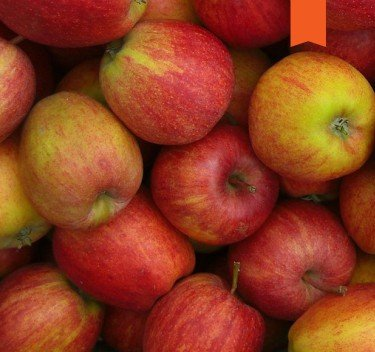
#> input picture sample_images/apple.jpg, 375 x 352 px
$ python create_jigsaw_pieces.py ../sample_images/apple.jpg 100
#> lines starting #> are read from the running program, lines starting #| are printed output that depends on the picture; after the words box and inside, x2 and y2 are one past the last pixel; in counts of white or black regions, pixels touching at a corner belong together

import os
from argparse import ArgumentParser
from configparser import ConfigParser


import requests
import numpy as np
import cv2
import random
from random import uniform

DEFAULT_CONFIG = {
    "config": {
        "output_path": "jigsaw_pieces",
        "debug": True
    }
}

def load_image(path):
    """
    Load an image from a given path or URL.

    Parameters:
    path (str): File path or URL of the image to be loaded.

    Returns:
    numpy.ndarray: The loaded image.

    Raises:
    requests.HTTPError: If an HTTP error occurs while loading from a URL.
    FileNotFoundError: If the file path is invalid.
    IOError: If the image cannot be loaded.
    """
#> called with path = '../sample_images/apple.jpg'
    try:
        if path.startswith(('http://', 'https://', 'www.')):
            response = requests.get(path)
            response.raise_for_status()
            img = cv2.imdecode(np.frombuffer(response.content, np.uint8), cv2.IMREAD_COLOR)
        else:
            if not os.path.isfile(path):
                raise FileNotFoundError(f"File not found: {path}")
            img = cv2.imread(path, cv2.IMREAD_COLOR)
#> img is the input picture: shape (352, 375, 3); mean B, G, R 30.9, 60.9, 141.9

        if img is None:
            raise IOError("Failed to load image.")

        return img
    except requests.HTTPError as e:
        raise IOError(f"HTTP error occurred: {e}")
    except Exception as e:
        raise IOError(f"Error loading image: {e}")


def handle_size_mismatch(img, pixels, size_mismatch):
    """
    Handle the size mismatch in an image based on the specified strategy.

    Parameters:
    - img (numpy.ndarray): The image to be processed.
    - pixels (int): The pixel dimensions to be matched.
    - size_mismatch (str): Strategy for handling size mismatch - 'crop', 'black', 'white', or 'stretch'.

    Returns:
    - numpy.ndarray: The processed image.

    Raises:
    - ValueError: If size mismatch handling is not specified correctly.
    """
#> called with pixels = 100, size_mismatch = 'crop'
    height, width, _ = img.shape
#> height = 352; width = 375
    width_mismatch = width % pixels
#> width_mismatch = 75
    height_mismatch = height % pixels
#> height_mismatch = 52

    if not width_mismatch and not height_mismatch:
        return img

    if size_mismatch is None:
        raise ValueError("Size mismatch handling strategy not specified.")

    if size_mismatch == "crop":
        return img[:height - height_mismatch, :width - width_mismatch]
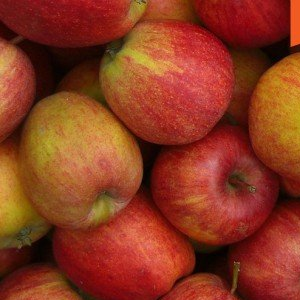
#> returned value: shape (300, 300, 3); mean of channels 0, 1, 2 31.6, 56.9, 139.4; drawn as B, G, R

    if size_mismatch in ["black", "white"]:
        new_width = width + (pixels - width_mismatch) % pixels
        new_height = height + (pixels - height_mismatch) % pixels
        new_img = np.full((new_height, new_width, 3), 255 if size_mismatch == "white" else 0, dtype=np.uint8)
        new_img[(new_height - height) // 2:(new_height + height) // 2,
                (new_width - width) // 2:(new_width + width) // 2] = img
        return new_img

    if size_mismatch == "stretch":
        new_width = width + pixels - width_mismatch
        new_height = height + pixels - height_mismatch
        return cv2.resize(img, (new_width, new_height))

    raise ValueError("Invalid size mismatch handling strategy. Choose from 'crop', 'black', 'white', or 'stretch'.")


def crop_image_around_lines(image, lines, overlap, rotate=False):
    """
    Isolates a region in an image based on provided lines. The area inside the lines is opaque, while the area outside is black and transparent.

    Parameters:
    - image (numpy.ndarray): Input image in BGR format.
    - lines (list of tuples): List of lines as [(x1, y1), (x2, y2), ...].
    - overlap (int): Overlap size for line areas.
    - rotate (bool): If True, randomly rotates the image by 0, 90, 180, or 270 degrees.

    Returns:
    - numpy.ndarray: Image with the region isolated.
    """
    alpha_mask = np.zeros(image.shape[:2], dtype=np.uint8)
    alpha_minus = np.ones(image.shape[:2], dtype=np.uint8)

    size = image.shape[1]

    pts1 = np.concatenate([
        [[size, overlap - 1]],  # Top-right corner
        lines[0],   # First line endpoint
        lines[1],   # Second line endpoint
        [[overlap - 1, size]],  # Bottom-left corner
        [[size, size]]  # Bottom-right corner
    ])

    pts2 = np.concatenate([
        [[0, size]],  # Top-right corner
        [[0, size - overlap]],  # Top-right corner
        lines[2],   # First line endpoint
        lines[3],   # Second line endpoint
        [[size - overlap, 0]],  # Bottom-left corner
        [[size, 0]],  # Bottom-left corner
        [[size, size]]  # Bottom-right corner
    ])

    cv2.fillPoly(alpha_mask, [pts1], 255, lineType=cv2.LINE_4)
    cv2.fillPoly(alpha_minus, [pts2], 0, lineType=cv2.LINE_4)
    alpha_mask *= alpha_minus

    for channel in range(3):
        image[:, :, channel] = cv2.bitwise_and(image[:, :, channel], image[:, :, channel], mask=alpha_mask)
    image[:, :, 3] = alpha_mask

    if rotate:
        angle = random.choice([0, 1, 2, 3])

        if angle != 0:
            image = np.rot90(image, angle)

    return image


def validate_save_path(path):
    """
    Validates if the provided path is suitable for saving an image. Creates the directory if it does not exist.

    Parameters:
    - path (str): The file path to validate.

    Raises:
    - NotADirectoryError: If the specified path is not a directory.
    - PermissionError: If write permission is denied for the path.
    """
    if not os.path.exists(path):
        try:
            os.makedirs(path)
        except OSError as e:
            raise PermissionError(f"Unable to create the directory: {path}. Error: {e}")

    if not os.path.isdir(path):
        raise NotADirectoryError(f"The specified path is not a directory: {path}")

    if not os.access(path, os.W_OK):
        raise PermissionError(f"Write permission denied for the path: {path}")


# [49 lines left out: functions init_matrices, flip_matrix, not called in this run]

def reverse(array, size, is_horizontal=False):
    """
    Reverse the elements of an array with a specified shift.

    Parameters:
    array (numpy.ndarray): Array to be reversed.
    size (int): Scalar for shifting elements.
    is_horizontal (bool): Direction of the shift.

    Returns:
    numpy.ndarray: Reversed and shifted array.
    """
    array[:, int(is_horizontal)] -= size
    return array[::-1]

def bezier_curve(points):
    """
    Generate a Bezier curve from four control points.

    Parameters:
    points (numpy.ndarray): Control points for the Bezier curve.

    Returns:
    numpy.ndarray: Points constituting the Bezier curve.
    """
    t_values = np.linspace(0, 1, 100)
    one_minus_t = 1 - t_values
    one_minus_t_squared = one_minus_t**2
    one_minus_t_cubed = one_minus_t**3
    t_squared = t_values**2
    t_cubed = t_values**3

    x = one_minus_t_cubed * points[0][0] + 3 * one_minus_t_squared * t_values * points[1][0] + 3 * one_minus_t * t_squared * points[2][0] + t_cubed * points[3][0]
    y = one_minus_t_cubed * points[0][1] + 3 * one_minus_t_squared * t_values * points[1][1] + 3 * one_minus_t * t_squared * points[2][1] + t_cubed * points[3][1]

    return remove_duplicates(np.column_stack((x, y)).astype(int))

def remove_duplicates(arr):
    """
    Remove duplicate consecutive elements from an array.

    Parameters:
    arr (numpy.ndarray): Array from which duplicates are to be removed.

    Returns:
    numpy.ndarray: Array with duplicates removed.
    """
    return arr[np.append(np.any(np.diff(arr, axis=0), axis=1), True)]

# [11 lines left out: function display_img, not called in this run]


def crop_image(image, top_left_x, top_left_y, crop_size, overlap):
    """
    Crops and optionally enlarges an image based on a specified area and overlap.

    Parameters:
    - image (numpy.ndarray): Input image.
    - top_left_x, top_left_y (int): Coordinates of the top-left corner for cropping.
    - crop_size (int): Size of the square crop area.
    - overlap (int): Size of the enlargement overlap on each side of the crop area.

    Returns:
    - numpy.ndarray: Cropped and possibly enlarged image. Returns an empty array if the crop area is outside the image bounds.
    """
    if overlap <= 0:
        return image[top_left_y:top_left_y+crop_size, top_left_x:top_left_x+crop_size]

    new_size = crop_size + 2 * overlap
    expanded_x, expanded_y = top_left_x - overlap, top_left_y - overlap

    if (expanded_x >= image.shape[1] or expanded_y >= image.shape[0] or
        expanded_x + new_size <= 0 or expanded_y + new_size <= 0):
        return np.zeros((new_size, new_size, image.shape[2]), dtype=image.dtype)

    canvas = np.zeros((new_size, new_size, image.shape[2]), dtype=image.dtype)
    boundary = lambda v, max_v: (max(v, 0), min(v + new_size, max_v))
    cx1, cx2 = boundary(expanded_x, image.shape[1])
    cy1, cy2 = boundary(expanded_y, image.shape[0])

    canvas_slice = slice(cy1 - expanded_y, cy2 - expanded_y), slice(cx1 - expanded_x, cx2 - expanded_x)
    image_slice = slice(cy1, cy2), slice(cx1, cx2)
    canvas[canvas_slice] = image[image_slice]

    return canvas

def create_custom_array_concise(width, height):
    """
    Creates a numpy array of specified dimensions with values from 0 to width*height - 1, randomly arranged with 0 as the first element.

    Parameters:
    - width, height (int): Dimensions of the array.

    Returns:
    - numpy.ndarray: Array with randomly arranged elements.
    """
    array = np.random.permutation(np.arange(1, width * height))
    return np.insert(array, 0, 0).reshape(width, height)

# [13 lines left out: function remove_repeats, not called in this run]


def modify_knob(size, overlap, horizontal=True):
    """
    Generates coordinates for a puzzle knob.

    Args:
        size (float): The scaling factor for the knob size.
        overlap (float): The overlapping factor for the knob.
        is_horizontal (bool): Flag to determine if the knob is horizontal or vertical.

    Returns:
        np.ndarray: An array of coordinates for the puzzle knob.
    """

    p1 = [uniform(.3, .35), uniform(1.01, 1.11)]
    p2 = [uniform(.38, .42), uniform(.84, .9)]
    depth = uniform(.66, .77)
    p4 = [uniform(.58, .62), uniform(.84, .9)]
    p5 = [uniform(.65, .7), uniform(1.01, 1.11)]


    x = uniform(0, 0.03)
    y = uniform(0, 0.03)

    p10 = [uniform(.16, p1[0] - 0.03), uniform(1.06, 1.15)]
    p40 = [uniform(p5[0] + 0.03, .84), uniform(1.06, 1.15)]


    h = (np.array([
        [[0., 1.], p10, [uniform(.25, min(p1[0] - 0.03, 2*p1[0]-0.12-p10[0])), p1[1] + x], p1],
        [p1, [uniform(.49, .57), 1.025 - x * 5], p2, p2],
        [p2, [uniform(.28, .37), depth + uniform(.02, .07)], [.48, depth], [.5, depth]],
        [[.5, depth], [.52, depth], [uniform(.63, .72), depth + uniform(.02, .07)], p4],
        [p4, [uniform(.43, .51), 1.025 - y * 5], p5, p5],
        [p5, [uniform(max(p5[0] + 0.03, 2*p5[0]-p40[0]+0.12), .75), p5[1] + y], p40, [1., 1.]]
    ]) * size) + overlap

    if not horizontal:
        h = h[::-1, ::-1, ::-1]

    h = np.vstack([bezier_curve(point) for point in h])

    if random.random() < 0.5:
        h[:, int(horizontal)] = 2.7 * size - h[:, int(horizontal)]
    return h


def validate_method(method):
    valid_methods = ["classic", "uniform", "random"]
    if method not in valid_methods:
        raise ValueError(f"Invalid method: {method}. Expected one of {valid_methods}")


def main(image_path, piece_size, output_path="jigsaw_pieces",
         verbose=False, method="classic", size_mismatch="crop"):
    """
    Generates puzzle pieces from an image and saves them to the output path.

    Args:
        image_path (str): Path or URL to the source image.
        output_path (str): Path where the puzzle pieces will be saved.
        puzzle_piece_size (int): Size of each puzzle piece in piece_size.
        method (str): Shape generation method ('classic', 'uniform', or 'random').
                      Defaults to 'classic'.
    """
    validate_save_path(output_path)
    validate_method(method)

    uniform = method == "uniform"

    img = load_image(image_path)
    img = handle_size_mismatch(img, piece_size, size_mismatch)
    img = cv2.cvtColor(img, cv2.COLOR_BGR2BGRA)  # Add transparency
#> img: shape (300, 300, 4)

    # Cache shape values
    img_height, img_width = img.shape[:2]
#> img_height = 300; img_width = 300
    col_count = img_width // piece_size
#> col_count = 3
    row_count = img_height // piece_size
#> row_count = 3

    offset = int(0.35 * piece_size) + 1
    coords_hash = {}

    if uniform:
        horizontal, vertical, h_reversed, v_reversed = init_matrices(piece_size, offset)
        coords = np.random.randint(2, size=(col_count, row_count, 2))

    save_order = create_custom_array_concise(col_count, row_count)
#> save_order = [[0, 7, 3], [2, 8, 4], [1, 6, 5]]

    for col in range(col_count):
        for row in range(row_count):
            # crop to size
            cropped_img = crop_image(img, col * piece_size, row * piece_size, piece_size, offset)
            lines = []

            if row == 0: # top is edge
                lines.append([(offset+piece_size-1, offset), (offset, offset)])
            else:
                if uniform:
                    lines.append(h_reversed[coords[col, row - 1, 0]])
                else:
                    lines.append(reverse(coords_hash[(col, row - 1)][0], piece_size, True))

            if col == 0: # left side is edge
                lines.append([(offset, offset), (offset, offset + piece_size - 1)])
            else:
                if uniform:
                    lines.append(v_reversed[coords[(col - 1, row)][1]])
                else:
                    lines.append(reverse(coords_hash[(col - 1, row)][1], piece_size))

            if row + 1 == row_count: # bottom is edge
                lines.append([(offset, offset + piece_size), (offset + piece_size, offset + piece_size)])
                coords_hash[(col, row)] = [0]
            else: # horizontal
                if uniform or (method == "random" and random.random() < 0.5):
                    line = horizontal[coords[col, row, 0]]
                else:
                    line = modify_knob(piece_size, offset)

                if not uniform:
                    coords_hash[(col, row)] = [line]

                lines.append(line)

            if col + 1 == col_count: # right is edge
                lines.append([(offset + piece_size, offset + piece_size), (offset + piece_size, offset)])
            else:
                if uniform or (method == "random" and random.random() < 0.5):
                    line = vertical[coords[col, row, 1]]
                else:
                    line = modify_knob(piece_size, offset, horizontal=False)
                if not uniform:
                    coords_hash[(col, row)].append(line)
                lines.append(line)
            cropped_img = crop_image_around_lines(cropped_img, lines, offset, rotate= 0 < row+col)
            save_path = os.path.join(output_path, f"{save_order[col][row]}.png")

            cv2.imwrite(save_path, cropped_img)
#> this loop made 3 passes
#> pass 1, in crop_image_around_lines, `alpha_mask *= alpha_minus`:
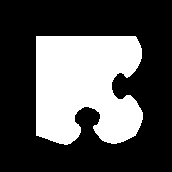
#> alpha_mask: shape (172, 172); 32.6% white; 1 white region, box (x1, y1, x2, y2) and area: (36, 36, 143, 145) 9652
#> pass 1, in main, `cv2.imwrite(save_path, cropped_img)`:
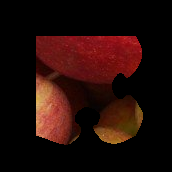
#> saved as 0.png: shape (172, 172, 4); mean B, G, R, A 7.6, 11.3, 34.6, 83.2
#> pass 1, in crop_image_around_lines (call 2), `alpha_mask *= alpha_minus`:
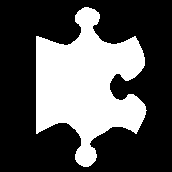
#> alpha_mask: shape (172, 172); 33.8% white; 1 white region, box (x1, y1, x2, y2) and area: (36, 7, 147, 167) 10005
#> after the loop, coords_hash = 9 items


if __name__ == '__main__':
    ap = ArgumentParser()
    ap.add_argument('image_path', type=str, help='Path/URL to an input image')
    ap.add_argument('piece_size', type=int, help='Size (in pixels) of each puzzle piece')
    ap.add_argument('--output_path', type=str, default=None, help='Folder in which puzzle piece images should be saved')
    ap.add_argument('--verbose', '-v', action='store_true', help='Increase output verbosity')
    ap.add_argument('--config_file', '-c', default="./config/config.ini", action='store',
                    help='Configuration ini file')
    ap.add_argument('--method', type=str, default="classic", help='The method with which the intersections are cut: uniform, classic, random')
    ap.add_argument('--size_mismatch', type=str, default="crop", help='If image size does not divide exactly by pieces: crop, stretch, black, white')
    args = ap.parse_args()

    cp = ConfigParser()
    cp.read_dict(DEFAULT_CONFIG)
    cp.read(args.config_file)

    output_path = args.output_path or cp.get("config", "output_path")
    verbose = cp.getboolean("config", "debug") or args.verbose
    main(args.image_path, args.piece_size, output_path, verbose, args.method, args.size_mismatch)

$ run again, on sample_images/mount_roraima.jpg
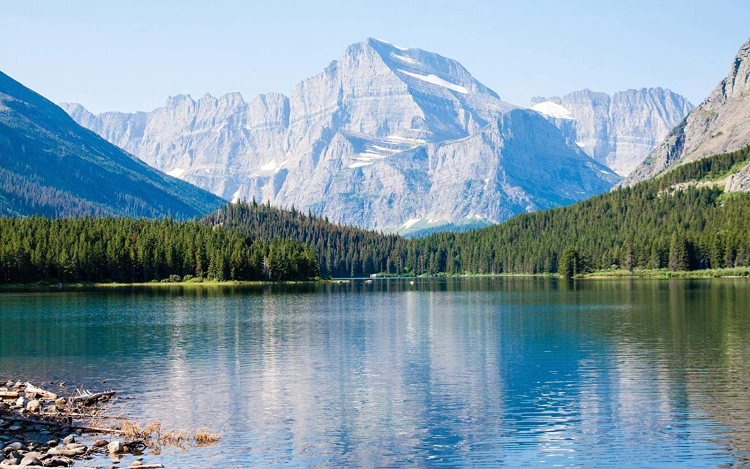
#> input picture sample_images/mount_roraima.jpg, 1500 x 938 px (shown at 1/2 size)
#> in load_image, img is the input picture: shape (938, 1500, 3); mean B, G, R 166.5, 153.8, 128.6
#> in handle_size_mismatch, `return img[:height - height_mismatch, :width - width_mismatch]`:
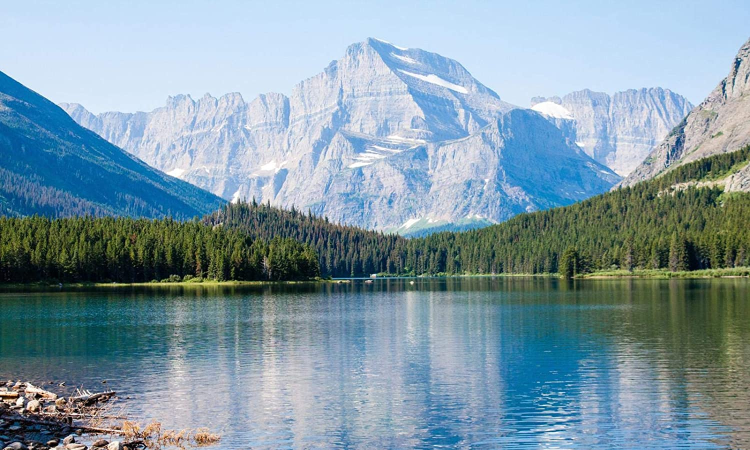
#> returned value: shape (900, 1500, 3) (shown at 1/2 size); mean of channels 0, 1, 2 165.7, 153.6, 128.6; drawn as B, G, R
#> img: shape (900, 1500, 4)
#> the loop in main, `for col in range(col_count):` made 15 passes
#> pass 1, in main, `cv2.imwrite(save_path, cropped_img)`:
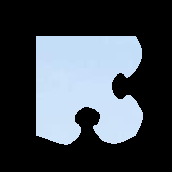
#> saved as 0.png: shape (172, 172, 4); mean B, G, R, A 81.2, 73.4, 66, 83.2
